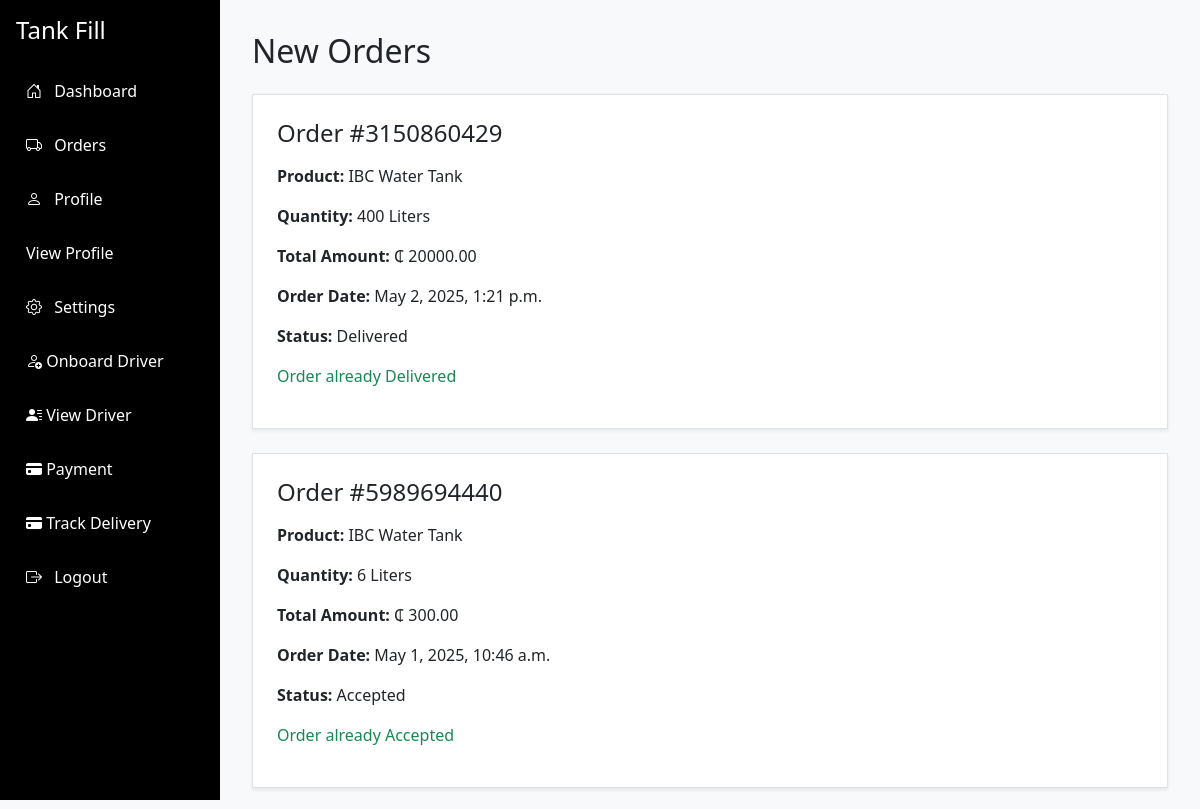
The app's page /vendor/orders/ (signed in, upper part), older data.
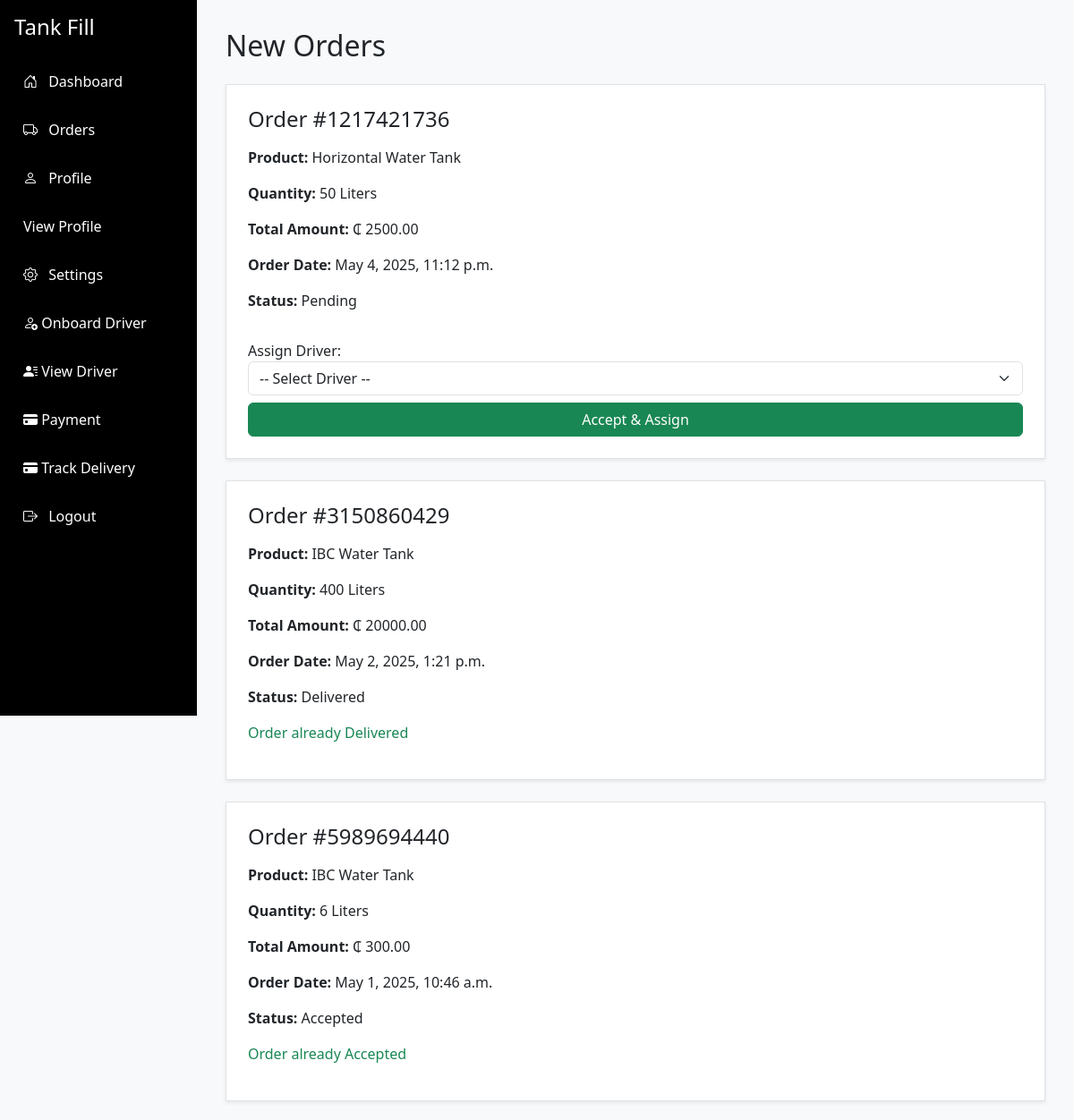
The same page, newer data.
### authentication/models.py (models this page shows, shortened)
class Order(models.Model):
    order_id = UniqueIDField(primary_key=True, editable=False, unique=True)
    customer = models.ForeignKey(User, on_delete=models.CASCADE, related_name="orders", limit_choices_to={'is_customer': True})
    vendor = models.ForeignKey(Vendor, on_delete=models.CASCADE, related_name="orders")
    order_date = models.DateTimeField(auto_now_add=True)
    payment_method = models.CharField(max_length=100, choices=PAYMENT_METHODS)
    litres = models.CharField(max_length=100, null=True)
    tank_type = models.CharField(max_length=200, choices=TANK_CHOICES)
    status = models.CharField(
        max_length=20, choices=DELIVERY_STATUS, default='Pending'
    )
    is_complete = models.BooleanField(default=False)
    delivery_location = models.CharField(max_length=200, null=True, blank=True)
    def get_total_price(self):
        try:
           litres = Decimal(self.litres)  # safely convert litres to Decimal
        except Exception:
            litres = Decimal(0)
        return litres * self.vendor.price_per_liter

class Vendor(models.Model):
    vendor_id = UniqueIDField(primary_key=True, editable=False, unique=True)
    user = models.OneToOneField(User, on_delete=models.CASCADE, related_name="vendor_profile")
    business_name = models.CharField(max_length=100)
    location = models.CharField(max_length=255)
    price_per_liter = models.DecimalField(max_digits=10, decimal_places=2)
    status = models.CharField(max_length=10, choices=DESCIPLINE_CHOICES, default='Active')

### authentication/views.py (the view, shortened to what this page needs)
# urls.py: path('vendor/orders/', VendorViewOrders.as_view(), name='vendor_orders'),
@method_decorator((login_required, vendor_required), name='dispatch')
class VendorViewOrders(ListView):
    model = Order
    template_name = 'vendor/new_order.html'
    context_object_name = 'orders'
    def get_queryset(self):
        return Order.objects.filter(vendor=self.request.user.vendor_profile).order_by('-order_date')
    def get_context_data(self, **kwargs):
        context = super().get_context_data(**kwargs)
        orders = Order.objects.filter(vendor=self.request.user.vendor_profile).order_by('-order_date')
        completed_orders = orders.filter(is_complete=True)
        pending_orders = orders.filter(is_complete=False)
        active_refills = orders.filter(status='Delivered')
        monthly_orders = (
            orders.annotate(month=TruncMonth('order_date'))
                  .values('month')
                  .annotate(count=Count('order_id'))
                  .order_by('month')
        )
        monthly_data = {
            item['month'].strftime('%b %Y'): item['count']
            for item in monthly_orders
        }
        yearly_orders = (
            orders.annotate(year=TruncYear('order_date'))
                  .values('year')
                  .annotate(count=Count('order_id'))
                  .order_by('year')
        )
        yearly_data = {
            item['year'].year: item['count']
            for item in yearly_orders
        }
        last_delivery = active_refills.order_by('-order_date').first()
        context.update({
            'page_name': 'order_list',
            'list_name': 'order_list',
            'completed_orders': completed_orders,
            'pending_orders': pending_orders,
            'active_refills': active_refills,
            'total_orders': orders.count(),
            'monthly_orders': monthly_orders,
            'yearly_orders': yearly_orders,
            'last_delivery': last_delivery,
            'available_drivers': self.request.user.vendor_profile.drivers.filter(status='A'),
        })
        context['monthly_data_json'] = json.dumps(monthly_data)
        context['yearly_data_json'] = json.dumps(yearly_data)
        return context

### templates/vendor/new_order.html (shortened to what this page needs)
<!DOCTYPE html>
<html lang="en">
<head>
  <link href="https://cdn.jsdelivr.net/npm/bootstrap-icons@1.10.5/font/bootstrap-icons.css" rel="stylesheet">
  <link href="https://cdn.jsdelivr.net/npm/bootstrap@5.3.2/dist/css/bootstrap.min.css" rel="stylesheet">
</head>
<body>
<div class="sidebar-desktop d-none d-md-block">
  <h4 class="mb-4 text-white">Tank Fill</h4>
  <a href="{% url 'vendor_dashboard' %}"><i class="bi bi-house-door me-2"></i> Dashboard</a>
  <a href="{% url 'vendor_orders' %}"><i class="bi bi-truck me-2"></i> Orders</a>
  <a href="{% url 'vendor_profile' %}"><i class="bi bi-person me-2"></i> Profile</a>
  <a href="{% url 'vendor_profile_detail' user_id=request.user.user_id %}">View Profile</a>
  <a href="#"><i class="bi bi-gear me-2"></i> Settings</a>
  <a href="{% url 'onboard_driver' %}"><i class="bi bi-person-add"></i> Onboard Driver</a>
  <a href="{% url 'vendor_view_driver' %}"><i class="bi bi-person-lines-fill"></i> View Driver</a>
  <a href="{% url 'vendor_payments' %}"><i class="bi bi-credit-card-fill"></i> Payment</a>
  <a href="#"><i class="bi bi-credit-card-fill"></i> Track Delivery</a>
  <a href="{% url 'logout' %}"><i class="bi bi-box-arrow-right me-2"></i> Logout</a>
</div>
<div class="main-content">
  <h2 class="mb-4">New Orders</h2>
  {% for order in orders %}
  <div class="card p-4 shadow-sm mb-4">
    <h4 class="card-title mb-3">Order #{{ order.order_id }}</h4>
    <p><strong>Product:</strong> {{ order.tank_type }}</p>
    <p><strong>Quantity:</strong> {{ order.litres }} Liters</p>
    <p><strong>Total Amount:</strong> ₵ {{ order.get_total_price }}</p>
    <p><strong>Order Date:</strong> {{ order.order_date }}</p>
    <p><strong>Status:</strong> {{ order.status }}</p>
    {% if order.status == 'Pending' %}
    <form method="post" class="mt-3">
      <div class="mb-2">
        <label for="driverSelect{{ order.order_id }}">Assign Driver:</label>
        <select name="driver_id" id="driverSelect{{ order.order_id }}" class="form-select" required>
          <option value="">-- Select Driver --</option>
        </select>
      </div>
      <button type="submit" class="btn btn-success w-100">Accept & Assign</button>
    </form>
    {% else %}
    <p class="text-success">Order already {{ order.status }}</p>
    {% endif %}
  </div>
{% empty %}
  <p>No orders found.</p>
{% endfor %}
</body>
</html>

Row changes from the older to the newer data that the page shows:
added Order: order_id "1217421736", tank_type "Horizontal Water Tank", litres "50", get_total_price "2500.00", order_date "May 4, 2025, 11:12 p.m.", status "Pending"
